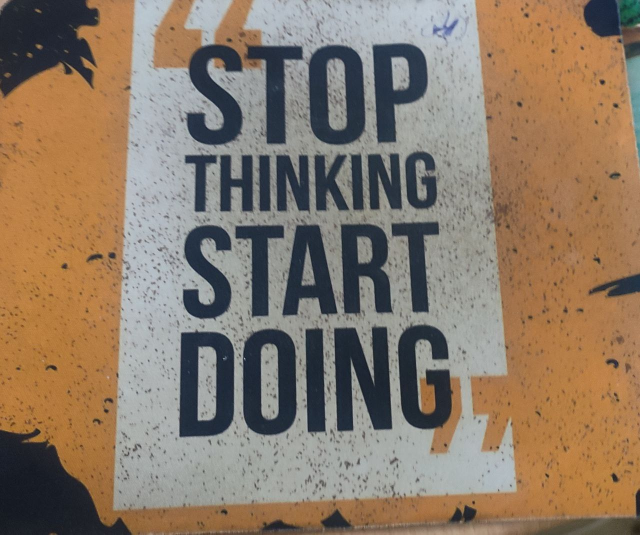
#> input picture mouse_pad.jpg, 1280 x 1069 px (shown at 1/2 size)
$ python feature_detection.py
#> lines starting #> are read from the running program, lines starting #| are printed output that depends on the picture
import cv2
import numpy as np

input_image = cv2.imread('mouse_pad.jpg')
#> input_image is the input picture: shape (1069, 1280, 3); mean B, G, R 104.3, 122.1, 139.9
input_image = cv2.resize(input_image, (400,550),interpolation=cv2.INTER_AREA)
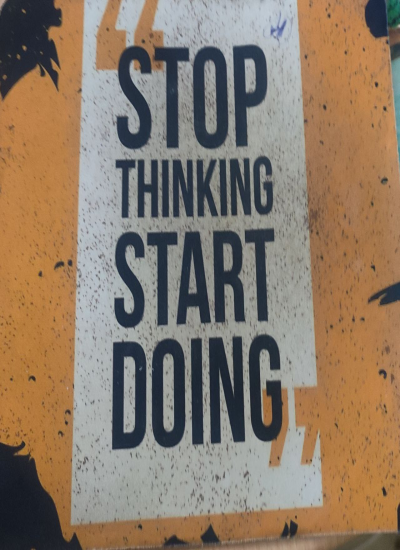
#> input_image: shape (550, 400, 3); mean B, G, R 104.3, 122.1, 139.9
gray_image = cv2.cvtColor(input_image, cv2.COLOR_BGR2GRAY)
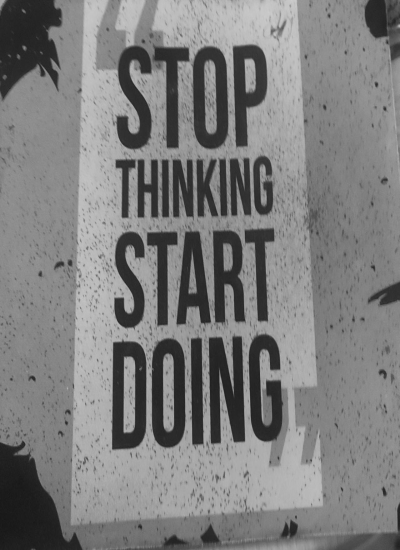
#> gray_image: shape (550, 400); min 23, max 205, mean 125.4
orb = cv2.ORB_create(nfeatures=2000)


keypoints, descriptors = orb.detectAndCompute(gray_image, None)
#> keypoints = 1980 keypoints; strongest (x, y, size): (129, 359, 64.3), (247, 60, 53.6), (118, 299, 64.3), (121, 300, 44.6)

final_keypoints = cv2.drawKeypoints(gray_image, keypoints,input_image,(0,255,0))
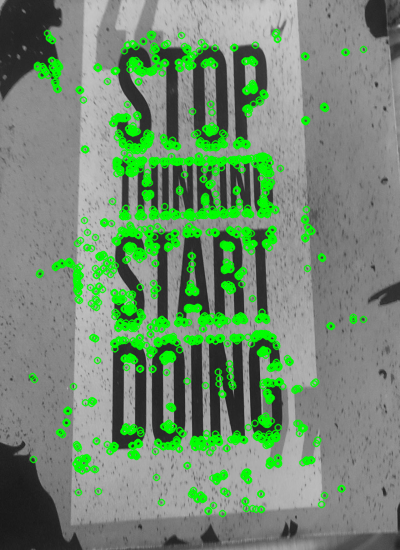
#> final_keypoints: shape (550, 400, 3); mean B, G, R 114.1, 139.7, 114.1

cv2.imshow('ORB keypoints', final_keypoints)
cv2.waitKey()
# Press esc to end
